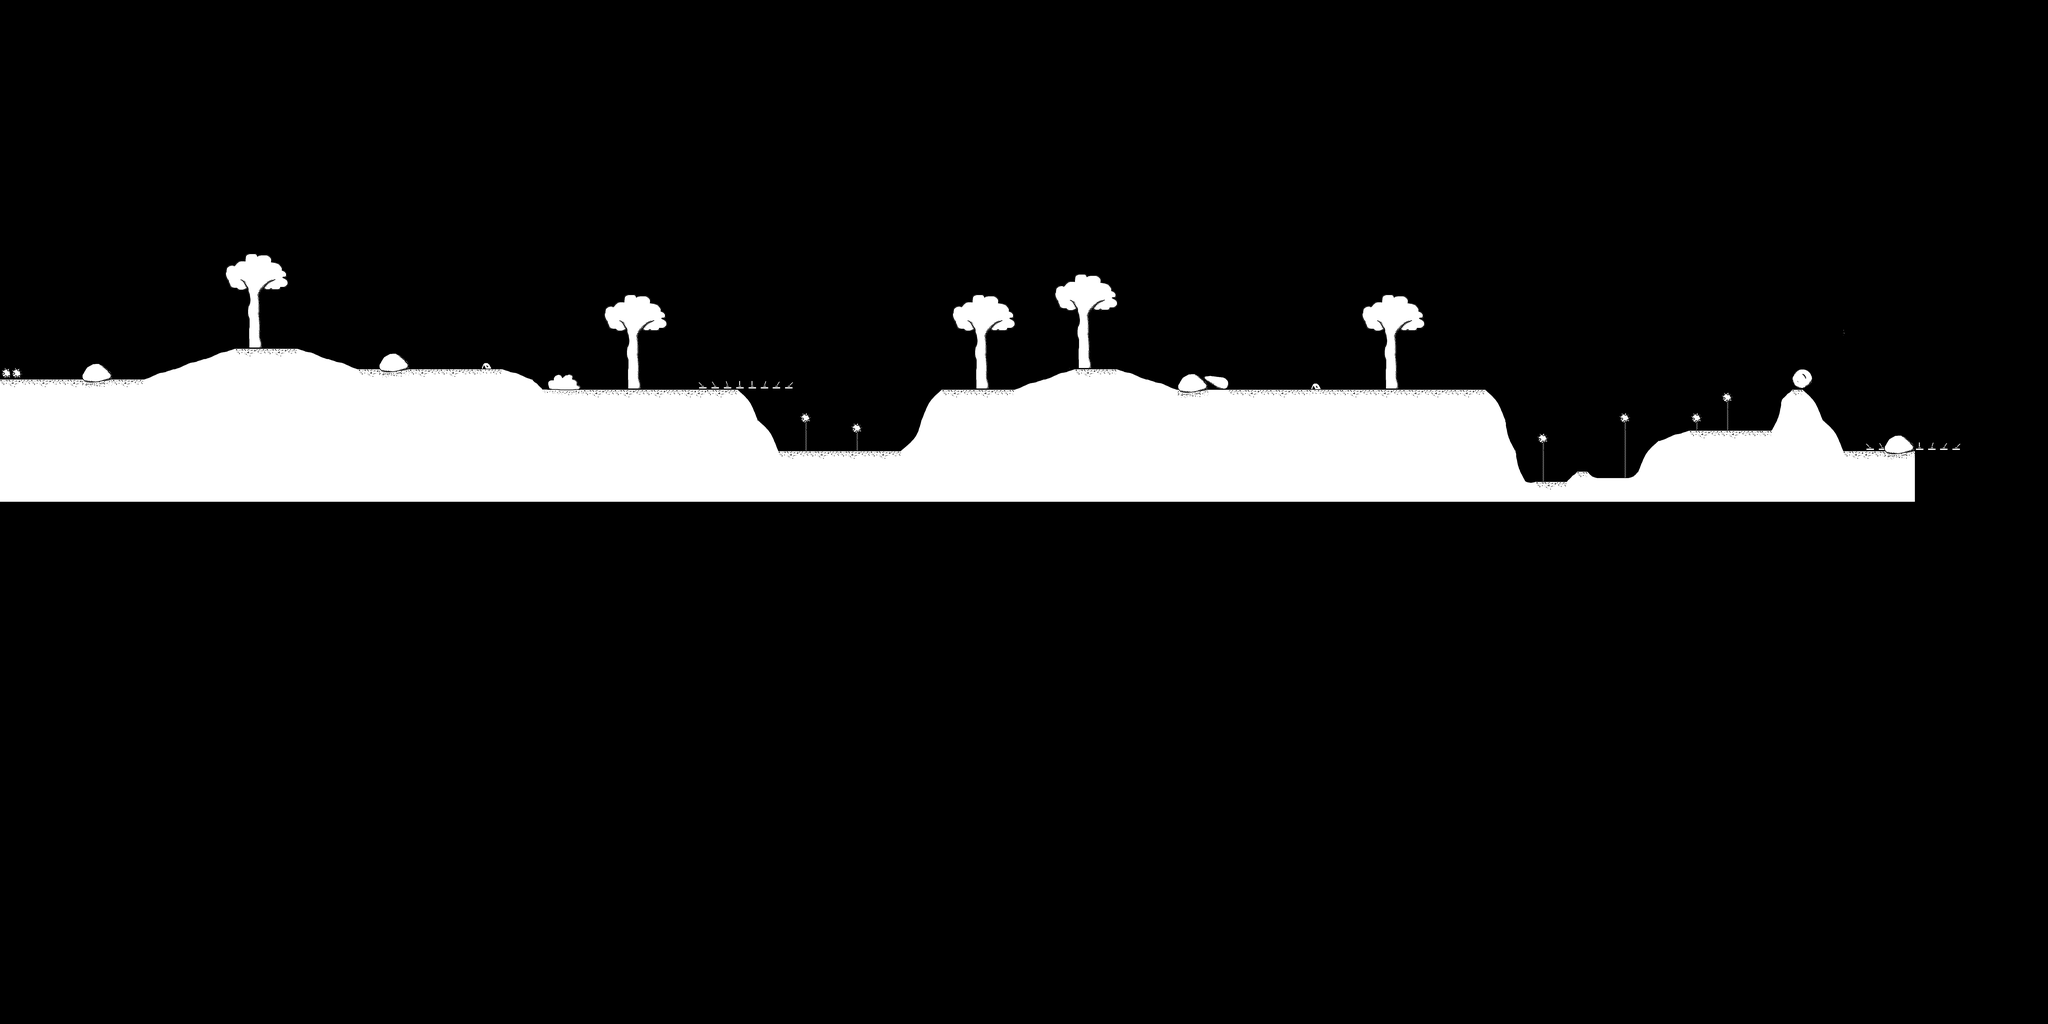

Rendered tile map (Tiled .tmx) drawn with the repository's tilesets; below, a short description and the map source with its tile grids summarised:
An orthogonal 200x100 tile map with 48x48 px tiles, 1 tile layer (Tile Layer 1), 4 tilesets.

<map version="1.10" tiledversion="1.10.1" orientation="orthogonal" renderorder="right-down" width="200" height="100" tilewidth="48" tileheight="48" infinite="0" nextlayerid="2" nextobjectid="1">
 <tileset firstgid="1" source="blocks.tsx" />
 <tileset firstgid="262" source="tree.tsx" />
 <tileset firstgid="263" source="reactive_blocks.tsx" />
 <tileset firstgid="361" source="switch.tsx" />
 <layer id="1" name="Tile Layer 1" width="200" height="100">
  <data>[20000 cells, 2010 non-empty, 84 distinct tile ids]</data>
 </layer>
</map>